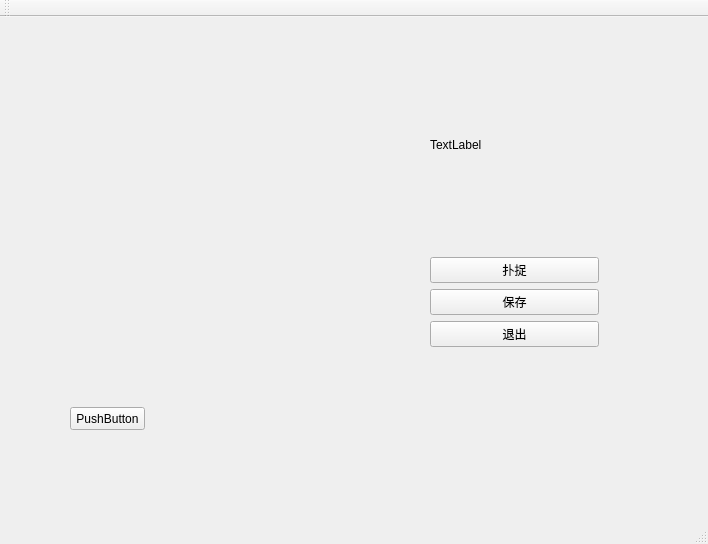
<?xml version="1.0" encoding="UTF-8"?>
<ui version="4.0">
 <class>MainWindow</class>
 <widget class="QMainWindow" name="MainWindow">
  <property name="geometry">
   <rect>
    <x>0</x>
    <y>0</y>
    <width>708</width>
    <height>544</height>
   </rect>
  </property>
  <property name="windowTitle">
   <string>MainWindow</string>
  </property>
  <widget class="QWidget" name="centralWidget">
   <widget class="QWidget" name="verticalLayoutWidget">
    <property name="geometry">
     <rect>
      <x>10</x>
      <y>10</y>
      <width>391</width>
      <height>331</height>
     </rect>
    </property>
    <layout class="QVBoxLayout" name="ver111"/>
   </widget>
   <widget class="QWidget" name="verticalLayoutWidget_2">
    <property name="geometry">
     <rect>
      <x>419</x>
      <y>10</y>
      <width>191</width>
      <height>331</height>
     </rect>
    </property>
    <layout class="QVBoxLayout" name="vert2222">
     <item>
      <widget class="QLabel" name="label">
       <property name="text">
        <string>TextLabel</string>
       </property>
      </widget>
     </item>
     <item>
      <widget class="QPushButton" name="capture">
       <property name="text">
        <string>扑捉</string>
       </property>
      </widget>
     </item>
     <item>
      <widget class="QPushButton" name="save">
       <property name="text">
        <string>保存</string>
       </property>
      </widget>
     </item>
     <item>
      <widget class="QPushButton" name="quit">
       <property name="text">
        <string>退出</string>
       </property>
      </widget>
     </item>
    </layout>
   </widget>
   <widget class="QPushButton" name="pushButton">
    <property name="geometry">
     <rect>
      <x>70</x>
      <y>390</y>
      <width>75</width>
      <height>23</height>
     </rect>
    </property>
    <property name="text">
     <string>PushButton</string>
    </property>
   </widget>
  </widget>
  <widget class="QMenuBar" name="menuBar">
   <property name="geometry">
    <rect>
     <x>0</x>
     <y>0</y>
     <width>708</width>
     <height>23</height>
    </rect>
   </property>
  </widget>
  <widget class="QToolBar" name="mainToolBar">
   <attribute name="toolBarArea">
    <enum>TopToolBarArea</enum>
   </attribute>
   <attribute name="toolBarBreak">
    <bool>false</bool>
   </attribute>
  </widget>
  <widget class="QStatusBar" name="statusBar"/>
 </widget>
 <layoutdefault spacing="6" margin="11"/>
 <resources/>
 <connections/>
</ui>
